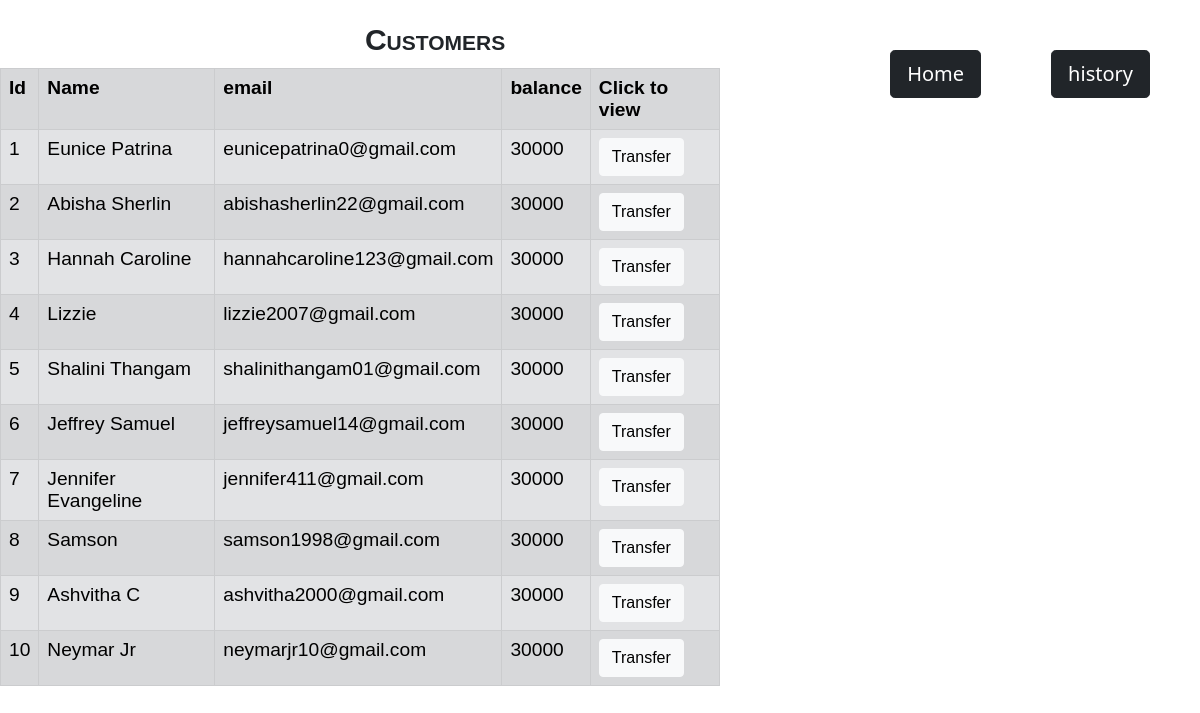
The page /customers.php on the database its author committed.
### tables this page shows
CREATE TABLE `customers` (
  `id` int(4) NOT NULL,
  `name` varchar(255) NOT NULL,
  `email` varchar(255) NOT NULL,
  `balance` int(11) NOT NULL DEFAULT 30000
);

### customers.php (the view, shortened to what this page needs)
<!DOCTYPE html>
<html lang=en>
    <head>
        <link href="https://cdn.jsdelivr.net/npm/bootstrap@5.0.0-beta1/dist/css/bootstrap.min.css" rel="stylesheet">
        <link rel="stylesheet" href ="styles.css">
    </head>
	<body id="customer">
		<a href="history.php" style ="float:right; padding: 50px 50px;"><button type="button" class="btn btn-dark btn-lg" >history </button></a>
		<a href="index.php" style ="float:right; padding: 50px 20px;"><button type="button" class="btn btn-dark btn-lg" >Home </button></a>
		<h2 class="head" style="font: small-caps bold 30px/1 sans-serif; text-align:center;"> Customers</h2>
		<table class="table table-striped table-secondary  table-bordered" id ="table">
			<tr>
				<th>Id</th>
				<th>Name</th>
				<th>email</th>
				<th>balance</th>
				<th>Click to view</th>
			</tr>
			<?php
				include 'config.php';
				$sql ="select * from customers";
				$query =mysqli_query($conn, $sql);
				while($rows = mysqli_fetch_assoc($query))
				{
			?>
				<tr>
					<td><?php echo $rows['id'] ?></td>
					<td><?php echo $rows['name']?></td>
					<td><?php echo $rows['email']?></td>
					<td><?php echo $rows['balance']?></td>
					<td><a href="transaction.php?id= <?php echo $rows['id'] ;?>"> <button type="button" class="btn btn-light">Transfer</button></a></td>
				</tr>
			<?php
				}
			?>
		</table>
	</body>
<html>

### styles.css (style rules this page uses)
body { background-image: url("image/euro5.jpg"); background-repeat: no-repeat; background-position: top; background-size: 1600px 1100px; }
#customer { background-image: url("image/euro5.jpg"); background-repeat: no-repeat; background-position: top; background-size: 1600px 1100px; }
.head { position: relative; top: 25px; }
#table { position:relative; top: 30px; font: 1.2em "Fira Sans", sans-serif; background-color: transparent; table-layout: auto; width: 60% }

### rows shown on the page
customers: id "1", name "Eunice Patrina", email "eunicepatrina0@gmail.com", balance "30000"
customers: id "2", name "Abisha Sherlin", email "abishasherlin22@gmail.com", balance "30000"
customers: id "3", name "Hannah Caroline", email "hannahcaroline123@gmail.com", balance "30000"
customers: id "4", name "Lizzie", email "lizzie2007@gmail.com", balance "30000"
customers: id "5", name "Shalini Thangam", email "shalinithangam01@gmail.com", balance "30000"
customers: id "6", name "Jeffrey Samuel", email "jeffreysamuel14@gmail.com", balance "30000"
customers: id "7", name "Jennifer Evangeline", email "jennifer411@gmail.com", balance "30000"
customers: id "8", name "Samson", email "samson1998@gmail.com", balance "30000"
customers: id "9", name "Ashvitha C", email "ashvitha2000@gmail.com", balance "30000"
customers: id "10", name "Neymar Jr", email "neymarjr10@gmail.com", balance "30000"
